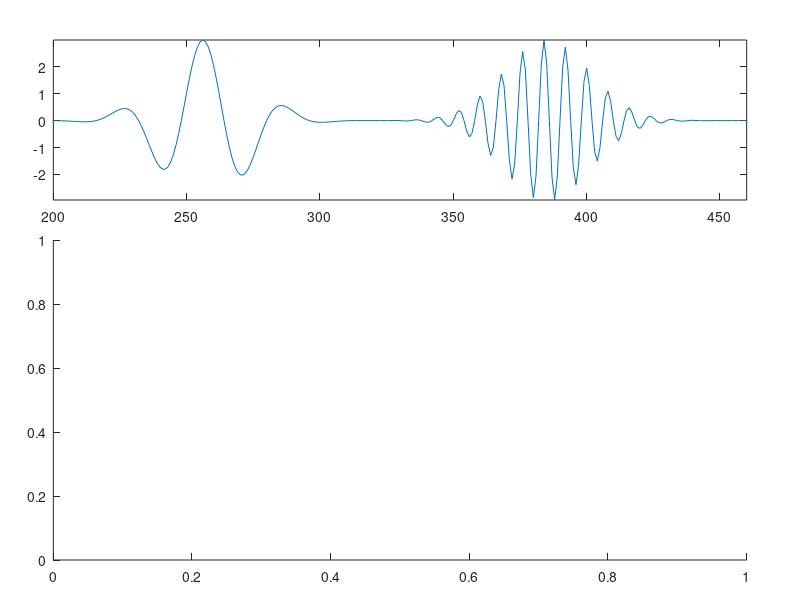

Write MATLAB code to recreate this figure. (Note: this script raises an error after producing the figure.)
% CAPTION :
fprintf('\n');
disp('Figure 4.20')
disp('Choi-William distribution of the two Gabor atoms shown at the top. ')
disp('The interference terms that appear in the Wigner-Ville distribution')
disp('of Figure 4.18 have nearly disappeared.')

close all;
% axes handles	
	delta = 1/15;
	unit = (1-3*delta)/3;
	h2 = [delta delta 1-2*delta 2*unit];
	h1 = [delta 2*(unit+delta) 1-2*delta unit];

	N = 512;	
   	ix = (-N:N)*5/N;
        j = (1:N)./N;
	g = exp(-ix.^2*20);
	i1 = (2*N/4+1:2*N/4+N);
	i2 = (N/4+1:N/4+N);
	f1 = 3*g(i1).*exp(i*N/16.*pi.*j);
	f2 = 3*g(i2).*exp(i*N/4.*pi.*j);
   	f = f1+f2;

	axes('position',h1);
	plot(real(f))
	axis([200 460 min(real(f)) max(real(f))])

	axes('position',h2)
	CohenDist(f,1000);
	axis([200 460 0 128]);
       

% Written by Maureen Clerc and Jerome Kalifa, 1997
% clerc@cmapx.polytechnique.fr, kalifa@cmapx.polytechnique.fr
    
    
%   
% Part of WaveLab Version 802
% Built Sunday, October 3, 1999 8:52:27 AM
% This is Copyrighted Material
% For Copying permissions see COPYING.m
% Comments? e-mail wavelab@stat.stanford.edu
%   
    
